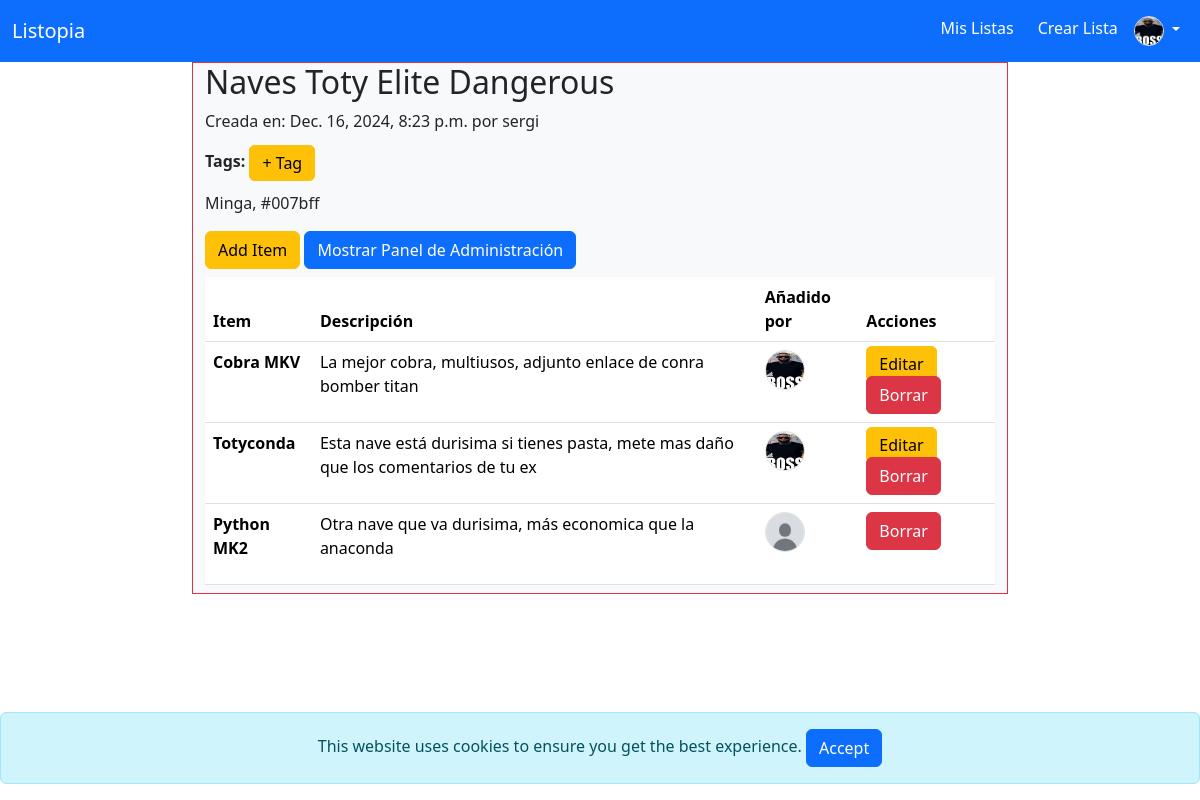
Screenshot of /lists/1/ (signed in) with the database file from the repository.
### auth_app/models.py (models this page shows, shortened)
class Profile(models.Model):
    user = models.OneToOneField(User, on_delete=models.CASCADE)
    description = models.TextField()
    pic = models.ImageField(upload_to='profile_pics', blank=True, null=True)

### lists/models.py (models this page shows, shortened)
class List(models.Model):
    name = models.CharField(max_length=50)
    description = models.CharField(max_length=256)
    creator = models.ForeignKey(User, on_delete=models.CASCADE, related_name="created_lists")
    created_on = models.DateTimeField(auto_now_add=True)
    collaborators = models.ManyToManyField(User, related_name="collaborated_lists", blank=True)
    is_public = models.BooleanField(default=False)

class Tag(models.Model):
    name = models.CharField(max_length=40)
    color = models.CharField(max_length=7, default="#007bff")
    list = models.ForeignKey(List, on_delete=models.CASCADE)

class Item(models.Model):
    list = models.ForeignKey(List, on_delete=models.CASCADE)
    added_by = models.ForeignKey(User, on_delete=models.CASCADE, related_name='added_items')
    name = models.CharField(max_length=40)
    description = models.CharField(max_length=256)
    added_on = models.DateTimeField(auto_now_add=True)

### lists/views.py (the view)
# urls.py: path('<int:list_id>/', views.list_details, name='list_details'),
@login_required
def list_details(request, list_id):
    list = get_object_or_404(List, pk=list_id)
    if list.is_public or request.user == list.creator or request.user in list.collaborators.all():
        items = Item.objects.filter(list=list_id).order_by('added_on')
        tags = Tag.objects.filter(list=list_id)
        return render(request, 'list_details.html', {
            'title': "Detalles de la lista",
            'list': list,
            'items': items,
            'tags': tags
        })
    else:
        raise Http404

### lists/templates/list_details.html (shortened to what this page needs)
{% extends 'base.html' %}
{% block content %}
    <div class="row">
        <div id="items-container" class="col-12 col-md-10 col-lg-8 border border-danger bg-light mx-auto">
            <h2>{{ list.name }}</h2>
            <p>Creada en: {{ list.created_on }} por {{list.creator}}</p>
            <p><b>Tags:</b>
                {% if request.user == list.creator or request.user in list.collaborators.all %}
                <a class="btn btn-warning d-inline" href="{% url 'add_tag' list_id=list.id %}">+ Tag</a>
                {% endif %}
                {% for tag in tags %}
                    <p>{{ tag.name }}, {{ tag.color }}</p>
                {% endfor %}
            </p>
            {% if request.user == list.creator or request.user in list.collaborators.all %}
            <a class="btn btn-warning" href="{% url 'add_item' list.id %}">Add Item</a>
            <button class="btn btn-primary" id="toggle-admin-panel">Mostrar Panel de Administración</button>
            {% endif %}
            <table class="table my-2">
                <thead>
                    <tr>
                        <th scope="col">Item</th>
                        <th scope="col">Descripción</th>
                        <th scope="col">Añadido por</th>
                        <th scope="col">Acciones</th>
                    </tr>
                </thead>
                <tbody>
                    {% for item in items %}
                        <tr>
                            <th scope="row">{{ item.name }}</th>
                            <td>
                                {% if item.description %}
                                    <p>{{ item.description }}</p>
                                {% else %}
                                    <p>Vacío</p>
                                {% endif %}
                            </td>
                            <td>
                                <a href="{% url 'user_details' item.added_by.username %}" title="{{item.added_by.username}}">
                                    <img src="../../media/{{ item.added_by.profile.pic }}" class="rounded-circle border" alt="{{item.added_by.username}}" style="width: 40px; height: 40px;">
                                </a>
                            </td>
                            <td>
                                {% if item.added_by == request.user %}
                                    <a class="btn btn-warning d-inline" href="{% url 'modify_item' list_id=list.id item_id=item.id %}">Editar</a>
                                {% endif %}
                                {% if item.added_by == request.user or list.creator == request.user %}
                                    <form class="d-inline" action="{% url 'delete_item' list_id=list.id item_id=item.id %}" method="post">
                                        <button class="btn btn-danger">Borrar</button>
                                    </form>
                                {% endif %}
                            </td>
                        </tr>
                    {% endfor %}
                </tbody>
            </table>
        </div>
    </div>
{% endblock %}

### auth_app/templates/base.html (shortened to what this page needs)
<!DOCTYPE html>
<html lang="en">
<head>
    <link href="https://cdn.jsdelivr.net/npm/bootstrap@5.3.3/dist/css/bootstrap.min.css" rel="stylesheet">
</head>
<body>
    <nav class="navbar navbar-expand-lg bg-primary navbar-dark">
        <div class="container-fluid">
            <a class="navbar-brand" href="{% url 'home' %}">Listopia</a>
            <div class="collapse navbar-collapse" id="navbarNav">
                <ul class="navbar-nav ms-auto">
                    {% if user.is_authenticated %}
                        <li class="nav-item">
                            <a class="nav-link text-white" href="{% url 'lists' %}">Mis Listas</a>
                        </li>
                        <li class="nav-item">
                            <a class="nav-link text-white" href="{% url 'create_list' %}">Crear Lista</a>
                        </li>
                        <li class="nav-item dropdown">
                            <a class="nav-link dropdown-toggle text-white" href="#" id="navbarDropdown" role="button" data-bs-toggle="dropdown" aria-expanded="false">
                                <img src="../../media/{{ user.profile.pic }}" class="rounded-circle border" alt="{{user.username}}" style="width: 30px; height: 30px;"></i>
                            </a>
                        </li>
                    {% endif %}
                </ul>
            </div>
        </div>
    </nav>
    <div id="cookie-banner" class="alert alert-info text-center fixed-bottom" style="display: none;">
        This website uses cookies to ensure you get the best experience.
        <button id="accept-cookies" class="btn btn-primary">Accept</button>
    </div>
    {% block content %}
    {% endblock %}
</body>
</html>

### rows the page displays
List: name "Naves Toty Elite Dangerous", created_on "Dec. 16, 2024, 8:23 p.m.", creator "sergi"
Tag: name "Minga", color "#007bff"
Item: name "Cobra MKV", description "La mejor cobra, multiusos, adjunto enlace de conra bomber titan", added_by.profile.pic (picture), shows "Editar", shows "Borrar"
Item: name "Totyconda", description "Esta nave está durisima si tienes pasta, mete mas daño que los comentarios de tu ex", added_by.profile.pic (picture), shows "Editar", shows "Borrar"
Item: name "Python MK2", description "Otra nave que va durisima, más economica que la anaconda", added_by.profile.pic (placeholder picture), shows "Borrar"
